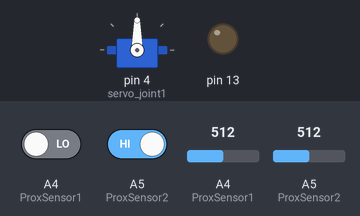
Recording of a sketch running on a simulated Arduino Uno, built with avr-gcc and run on an emulated ATmega328P. On the bench: servo, output pins drawn as LEDs (lit = HIGH). Inputs (shaded band) come from the test bench; at power-on: A4 (ProxSensor1) LOW, A5 (ProxSensor2) HIGH, A4 (ProxSensor1) = 512, A5 (ProxSensor2) = 512.

Above: at 0.1 s.
At 14.3 s:
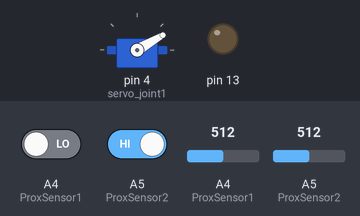
14.4 s: A4 (ProxSensor1) driven HIGH
At 17.7 s:
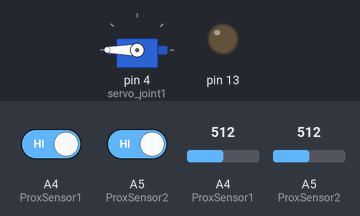
40.9 s: A5 (ProxSensor2) driven HIGH
Timing chart, 0 to 63.5 s (numbered marks = the images above; inputs shaded):
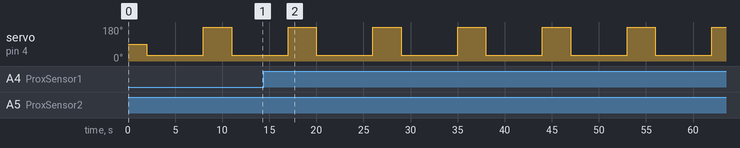

The sketch:

Robotic_Door.ino
```cpp
// DOOR AUTOMATION USING ROBOTIC ARM
#include <Servo.h>

const int ProxSensor1 = A4; // IR SENSOR INPUT FROM OUTSIDE THE DOOR
const int ProxSensor2 = A5; // IR SENSOR INPUT FROM INSIDE THE HALL

int inputVal1 = 0;
int inputVal2 = 0;
int value_joint1;

Servo servo_joint1; // SERVO INITIALISING

void setup()
{

  pinMode(ProxSensor1,INPUT);  // CONFIGURING THE INPUT PORTS
  pinMode(ProxSensor2,INPUT);  // CONFIGURING THE INPUT PORTS
  pinMode(13, OUTPUT);
  servo_joint1.attach(4); //CONFIGURING THE OUTPUT PORTS
  Serial.begin(9600);

}

void loop()
{

  int x = 0; // VALUE INITIALISING FOR THE DOOR OPEING AND CLOSING
  inputVal1 = analogRead(ProxSensor1);
  inputVal2 = analogRead(ProxSensor2);


  if(((digitalRead(ProxSensor1)==HIGH) && (digitalRead(ProxSensor2) == LOW)) || ((digitalRead(ProxSensor2)==HIGH) &&(digitalRead(ProxSensor1) == LOW)) || ((digitalRead(ProxSensor2)==HIGH) &&(digitalRead(ProxSensor1) == HIGH)))
  {

   delay(2000);

   x = 1020; // OPENING THE DOOR
   value_joint1 = map(x, 1023, 600, 30, 160);
   servo_joint1.write(value_joint1);
   delay(6000);

   x = 0; // CLOSING THE  DOOR
   value_joint1 = map(x, 1023, 600, 30, 160);
   servo_joint1.write(value_joint1);
   delay(1000);

  }

  else
  {

  digitalWrite(13,LOW);

  }

}
```

Measured:
- by itself, servo on pin 4 (servo_joint1): alternates 180° for 3.0 s and 30° for 6.0 s
